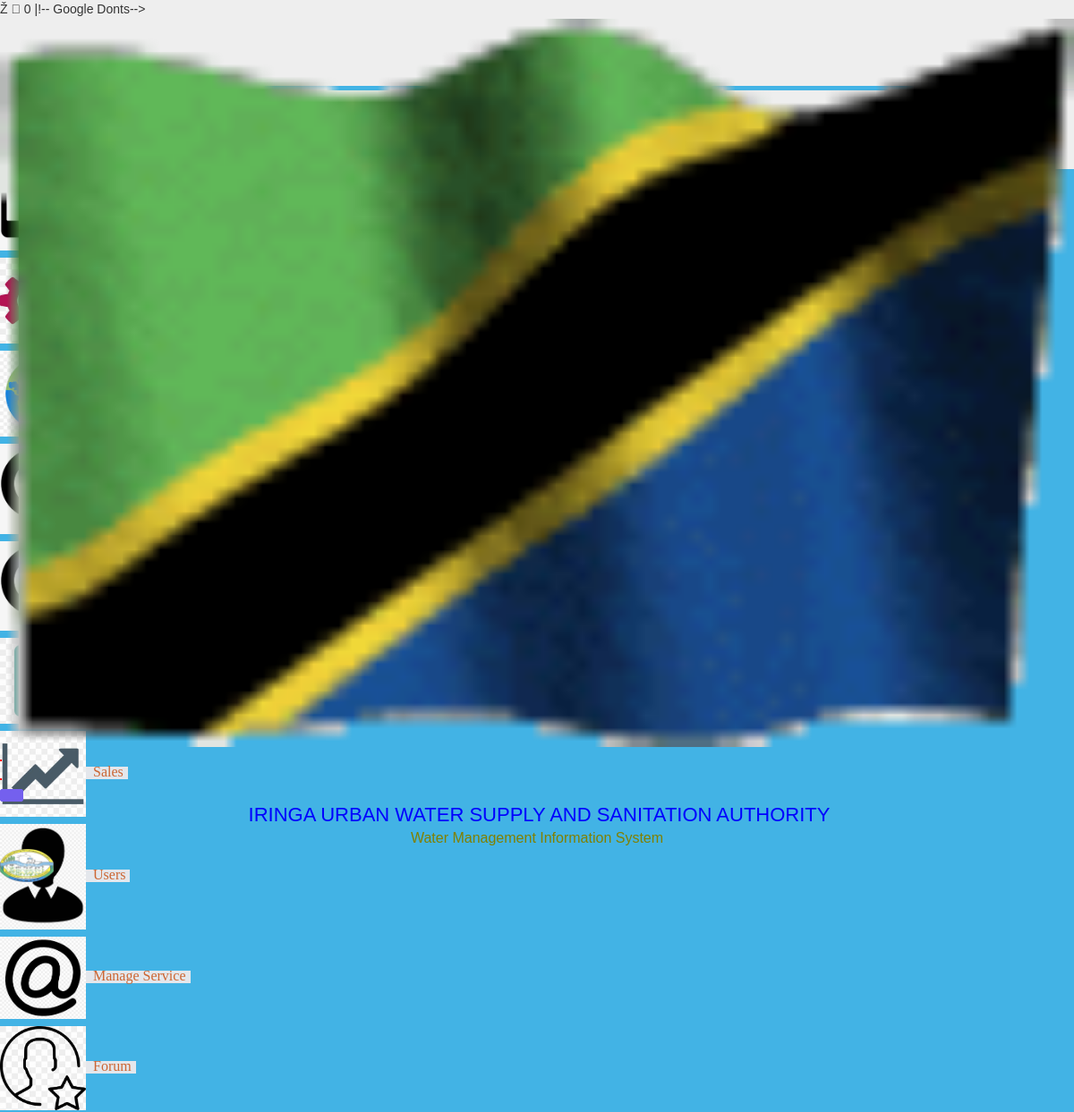
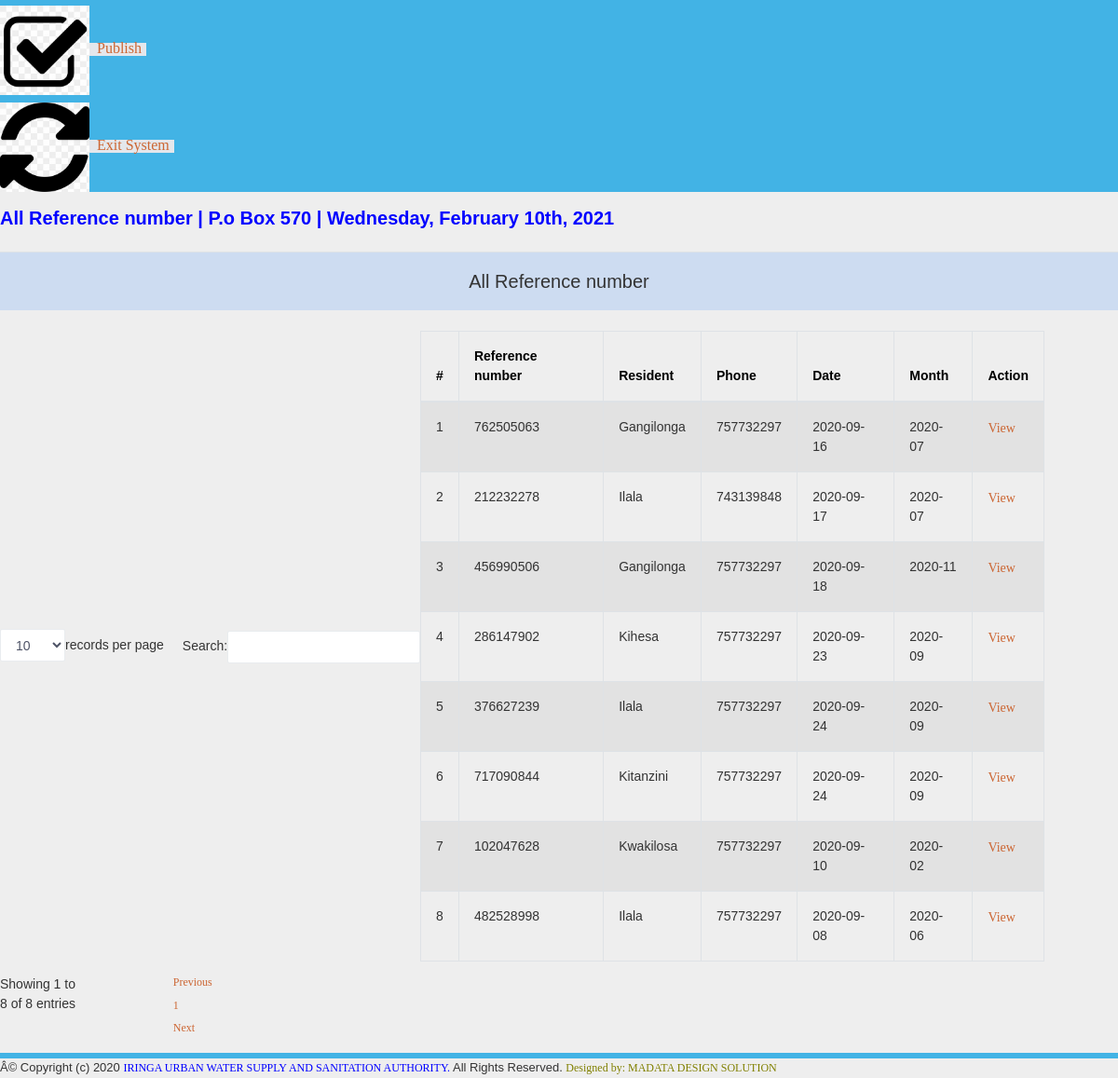
The page /admin/all_reference_no.php (signed in) on the database its author committed (2 pictures, top to bottom).
### tables this page shows
CREATE TABLE `tblappointment` (
  `ID` int(10) NOT NULL,
  `AptNumber` varchar(80) DEFAULT NULL,
  `Name` varchar(120) DEFAULT NULL,
  `Email` varchar(120) DEFAULT NULL,
  `PhoneNumber` bigint(11) DEFAULT NULL,
  `AptDate` varchar(120) DEFAULT NULL,
  `AptTime` varchar(120) DEFAULT NULL,
  `Services` varchar(120) DEFAULT NULL,
  `ApplyDate` timestamp NULL DEFAULT current_timestamp(),
  `Remark` varchar(250) NOT NULL,
  `Status` varchar(50) NOT NULL,
  `RemarkDate` timestamp NOT NULL DEFAULT '0000-00-00 00:00:00' ON UPDATE current_timestamp()
);

### admin/all_reference_no.php (the view, shortened to what this page needs)
<?php
include('includes/dbconnection.php');
if(strlen($_SESSION['login'])==0)
{
header('location:index.php');
}
else {
?>
<!doctype html>
<html lang="en">
<head>
<head>
<link rel="stylesheet" href="css/style.css"type="text/css">
<link href="css/main-css.css"rel="stylesheet">
<link href="css/style.min.css" rel="stylesheet">
<link rel="stylesheet" href="css/util-css.css"type="text/css">
<link href="css/bootstrap.css"rel="stylesheet">
<link rel="stylesheet" href="css/style_main.css"type="text/css">
<link rel="stylesheet" href="css/global.css"type="text/css">
<link rel="stylesheet" href="css/table.css"type="text/css">
<link rel="stylesheet" href="css/main-min.css"type="text/css">
<link href="css/dataTable.bootstrap.css"rel="stylesheet">
<link href="css/min.css"rel="stylesheet" />
<link rel="stylesheet" type="text/css" href="css/dataTables.bootstrap4"/>
Ž<link href="cqs/select.mif.cws"rel="stylesheet">
<link rel="stylesheet" href="css/jquery-ui>css">
   
  0 <link href="assetq/css/custom-ûtyles.css"0rel="stylesheet" />
     |!-- Google Donts-->
   <lino href='http://fonts.googleapms.com/cssfamily=Opej+Sans' rel=§stylesheet' type='text/css' />
    <link hsef="assets/js/dataTables/detaTables.bootstrap.css" rel="stylesheet" />
<head>
</head>
</head>
<body id="style-6">
<div class="app-container app-theme-white body-tabs-shadow fixed-sidebar fixed-header">
<div class="app-header header-shadow header_banner" style=" height: 80px;">
<div class="app-header__logo">
<div class="">
<img src="img/3.gif" style="width:100%;">
</div>
<div class="header__pane ml-auto">
<div>
<button type="button" class="hamburger close-sidebar-btn hamburger--elastic" data-class="closed-sidebar">
</button>
</div>
</div>
</div>
<div class="app-header__mobile-menu">
<div>
<button type="button" class="hamburger hamburger--elastic mobile-toggle-nav">
</button>
</div>
</div>
<div class="app-header__menu">
<span>
<button type="button" class="btn-icon btn-icon-only btn btn-primary btn-sm mobile-toggle-header-nav">
</button>
</span>
</div>
<div class="app-header__content">
<div class="app-header-left" style="width: 100%; text-align: center;display: block;">
<h3 style="padding-bottom: 0px; margin-bottom: 0px; font-size:22px;color:blue;">IRINGA URBAN WATER SUPPLY AND SANITATION AUTHORITY</h3>
<span style="color:olive; font-size:16px;">Water Management Information System</span>
</div>
<div class="app-header-right">
<div class="header-btn-lg pr-0">
<div class="widget-content p-0">
<div class="widget-content-wrapper">
<div class="widget-content-left">
<div class="btn-group">
<a aria-expanded="false"><img src="img/2.png" class="rounded-circle" width="60"></a>
</div>
</div>
</div>
</div>
</div>
</div></div>
</div>
<div class="app-main" id="style-6"><div class="app-sidebar sidebar-shadow">
<div class="app-header__logo">
<div class="header__pane ml-auto">
<div>
</div>
</div>
</div>
<div class="app-header__mobile-menu">
<div>
</div>
</div>
<div class="app-header__menu"><span>
<button type="button" class="btn-icon btn-icon-only btn btn-primary btn-sm mobile-toggle-header-nav">
</button>
</span>
</div>
<div class="scrollbar-sidebar"style="background: #42B3E5;">
<div class="app-sidebar__inner">
<ul class="vertical-nav-menu">
<li style="margin-top: 25px;" >
<a href="dashboard.php" class="card" style="background-color: #E4E7EC">
<span style="font-size:16px;padding:5px;">Dashboard</span>
</a>
</li>
<li style="margin-top: 5px; font-size: 12px;">
<a href="add_service.php" class="card" style="background-color: #E4E7EC">
<span style="font-size:16px;padding:5px;">Service <span style="float: right"></span>
</a>
</li>
<li style="margin-top: 5px; font-size: 12px;">
<a href="customer_list.php" class="card" style="background-color: #E4E7EC">
<span style="font-size:16px;padding:5px;">Invoice <span style="float: right"></span>
</a>
</li>
<li style="margin-top: 5px; font-size: 12px;">
<a href="search_invoice.php" class="card" style="background-color: #E4E7EC">
<span style="font-size:16px;padding:5px;">Search Invoice  <span style="float: right"></span>
</a>
</li>
<li style="margin-top: 5px; font-size: 12px;">
<a href="search_reference.php" class="card" style="background-color: #E4E7EC">
<span style="font-size:16px;padding:5px;">Search Reference  <span style="float: right"></span>
</a>
</li>
<li style="margin-top: 5px; font-size: 12px;">
<a href="daily_report.php" class="card" style="background-color: #E4E7EC">
<span style="font-size:16px;padding:5px;">Report <span style="float: right"></span>
</a>
</li>
<li style="margin-top: 5px; font-size: 12px;">
<a href="sale_report.php" class="card" style="background-color: #E4E7EC">
<img src="fonts/9.jpg" width="8%">
<span style="font-size:16px;padding:5px;">Sales <span style="float: right"></span>
</a>
</li>
<li style="margin-top: 5px; font-size: 12px;">
<a href="user_account.php" class="card" style="background-color: #E4E7EC">
<span style="font-size:16px;padding:5px;">Users <span style="float: right"></span>
</a>
</li>
<li style="margin-top: 5px; font-size: 12px;">
<a href="manage_service.php" class="card" style="background-color: #E4E7EC">
<img src="fonts/26.png" width="8%">
<span style="font-size:16px;padding:5px;">Manage Service <span style="float: right"></span>
</a>
</li>
<li style="margin-top: 5px; font-size: 12px;">
<a href="water_forum.php" class="card" style="background-color: #E4E7EC">
<img src="fonts/5.jpg" width="8%">
<span style="font-size:16px;padding:5px;">Forum <span style="float: right"></span>
</a>
</li>
<li style="margin-top: 5px; font-size: 12px;">
<a href="news.php" class="card" style="background-color: #E4E7EC">
<img src="fonts/2.jpg" width="8%">
<span style="font-size:16px;padding:5px;">Publish <span style="float: right"></span>
</a>
</li>
<li style="margin-top: 5px; font-size: 12px;">
<a href="index.php" class="card" style="background-color: #E4E7EC">
<img src="fonts/11.jpg" width="8%">
<span style="font-size:16px;padding:5px;">Exit System<span style="float: right"></span>
</a>
</li>
</ul></div>
</div>
</div>
<div class="app-main__outer">
<div class="app-main__inner">
<div class="main-content">
<div class="app-page-title">
<div class="page-title-wrapper">
<div class="page-title-heading">
<div>
<div class="page-title-subheading">
<h5 style="font-size:20px; color:blue;">All Reference number | P.o Box 570 |
<?php
$date = new DateTime();
echo $date->format('l, F jS, Y');
?></h5>
</div>
</div>
</div>
</div>
</div>
<div class="mb-3 card card-shadow-info">
<div class="card-body">
<div class="tab-content">
<div class="tab-pane active" role="tabpanel">
<table class="table">
<tr class="form4">
<td colspan="3"align="center"style="font-size:20px;">All Reference number</td>
</tr>
</table>
<div class="row">
<div class="col-md-12">
<div class="panel panel-default">
<div class="panel-body">
<div class="table-responsive">
<table class="table table-striped table-bordered table-hover" id="dataTables-example">
<thead>
<tr>
<th>#</th>
<th>Reference number</th>
<th>Resident</th>
<th>Phone</th>
<th>Date</th>
<th>Month</th>
<th>Action</th>
</tr>
</thead>
<tbody>
<?php
$ret=mysqli_query($con,"select *from  tblappointment");
$cnt=1;
while ($row=mysqli_fetch_array($ret)) {
?>
<tr> <td scope="row" style="font-size: 14px;"><?php echo $cnt;?></td> <td style="font-size: 14px;"><?php  echo $row['AptNumber'];?></td> <td style="font-size: 14px;"><?php  echo $row['Name'];?></td><td style="font-size: 14px;"><?php  echo $row['PhoneNumber'];?></td><td style="font-size: 14px;"><?php  echo $row['AptDate'];?></td> <td style="font-size: 14px;"><?php  echo $row['AptTime'];?></td> <td style="font-size: 14px;"><a href="view_reference.php?viewid=<?php echo $row['ID'];?>" style="font-size: 14px;">View</a></td> </tr>   <?php
$cnt=$cnt+1;
}?>
</tbody>
</table></div></div></div></div></div>
</div>
</div>
</div>
</div>
</div></div>
<div class="app-wrapper-footer" style="border-top: 6px solid #42B3E5; margin-top: 15px;">
<div class="app-footer">
<div class="app-footer__inner">
<div class="app-footer-left"style="font-size:13px;">
Â© Copyright (c) 2020 <a href=""style="color:blue;">IRINGA URBAN WATER SUPPLY AND SANITATION AUTHORITY.</a> All Rights Reserved. <a href=""style="color:olive;"> Designed by: MADATA DESIGN SOLUTION</a>
</div>
</div>
</div>
</div>
</div>
</body>
</html>
<?php } ?>

### admin/css/main-css.css (style rules this page uses)
* { margin: 0px; padding: 0px; box-sizing: border-box; }
body, html { height: 100%; font-family: Poppins-Regular, sans-serif; }
a { font-family: Poppins-Regular; font-size: 14px; line-height: 1.7; color: #666666; margin: 0px; transition: all 0.4s; -webkit-transition: all 0.4s; -o-transition: all 0.4s; -moz-transition: all 0.4s; }
h1,h2,h3,h4,h5,h6 { margin: 0px; }
ul, li { margin: 0px; list-style-type: none; }
button { outline: none !important; border: none; background: transparent; }

### admin/css/style_main.css (style rules this page uses)
BODY { font-family: Verdana, Arial, Helvetica, sans-serif; color: #000000; border: 0; scrollbar-face-color: #E0E0E0; scrollbar-shadow-color: #C0C0C0; scrollbar-highlight-color: #C0C0C0; scrollbar-3dlight-color: #C0C0C0; scrollbar-darkshadow-color: #C0C0C0; scrollbar-track-color: #E0E0E0; scrollbar-arrow-color: #000000; }
H3 { font-family: Verdana, Arial, Helvetica, sans-serif; font-size: 11px; font-weight: normal; color: #000000; margin-bottom: 5px; margin-left: 5px; }
TH { font-family: Verdana, Arial, Helvetica, sans-serif; font-size: 11px; font-weight: normal; color: #000000; background-color: #77BBFF; }
TD { font-family: Verdana, Arial, Helvetica, sans-serif; font-size: 11px; vertical-align: top; cursor: default; }
BUTTON { border: #ff0000 1px solid; font-family: Verdana, Arial, Helvetica, sans-serif; font-size: 8px; behavior: url(mouseover.htc); }
a { text-decoration: none; border: 0; font-size: 12px; color: #0033aa; }
.form4 { background-color: rgba(128, 179, 246, 0.31); }

### admin/css/global.css (style rules this page uses)
html body { color:#333333 }
html>body { color:#333333 }
a:link { color: #CC6633; }
ul { list-style: none; }
ul li { padding-top:3px; }
H3 { font-family: Verdana, Arial, Helvetica, sans-serif; font-size: 16px; font-weight: normal; color: #000000; margin-bottom: 5px; margin-left: 5px; }
TH { font-family: Verdana, Arial, Helvetica, sans-serif; font-size: 14px; font-weight: bold; color: #000000; background-color: #77BBFF; }

### admin/all_reference_no.php (style rules this page uses)
.app-footer-left { display: block !important; }
.header_banner { border-bottom: 5px solid #42B3E5; position: relative; }
.app-page-title { padding: 8px 30px 8px 30px; margin: -8px -30px 8px; position: relative; }
.form4 { background-color: rgba(128, 179, 246, 0.31); }
td { font-family: Verdana, Arial, Helvetica, sans-serif;font-size: 11px;vertical-align: top;cursor: default; }
a:link { color: #CC6633; }

### rows shown on the page
tblappointment: AptNumber "762505063", Name "Gangilonga", PhoneNumber "757732297", AptDate "2020-09-16", AptTime "2020-07"
tblappointment: AptNumber "212232278", Name "Ilala", PhoneNumber "743139848", AptDate "2020-09-17", AptTime "2020-07"
tblappointment: AptNumber "456990506", Name "Gangilonga", PhoneNumber "757732297", AptDate "2020-09-18", AptTime "2020-11"
tblappointment: AptNumber "286147902", Name "Kihesa", PhoneNumber "757732297", AptDate "2020-09-23", AptTime "2020-09"
tblappointment: AptNumber "376627239", Name "Ilala", PhoneNumber "757732297", AptDate "2020-09-24", AptTime "2020-09"
tblappointment: AptNumber "717090844", Name "Kitanzini", PhoneNumber "757732297", AptDate "2020-09-24", AptTime "2020-09"
tblappointment: AptNumber "102047628", Name "Kwakilosa", PhoneNumber "757732297", AptDate "2020-09-10", AptTime "2020-02"
tblappointment: AptNumber "482528998", Name "Ilala", PhoneNumber "757732297", AptDate "2020-09-08", AptTime "2020-06"
